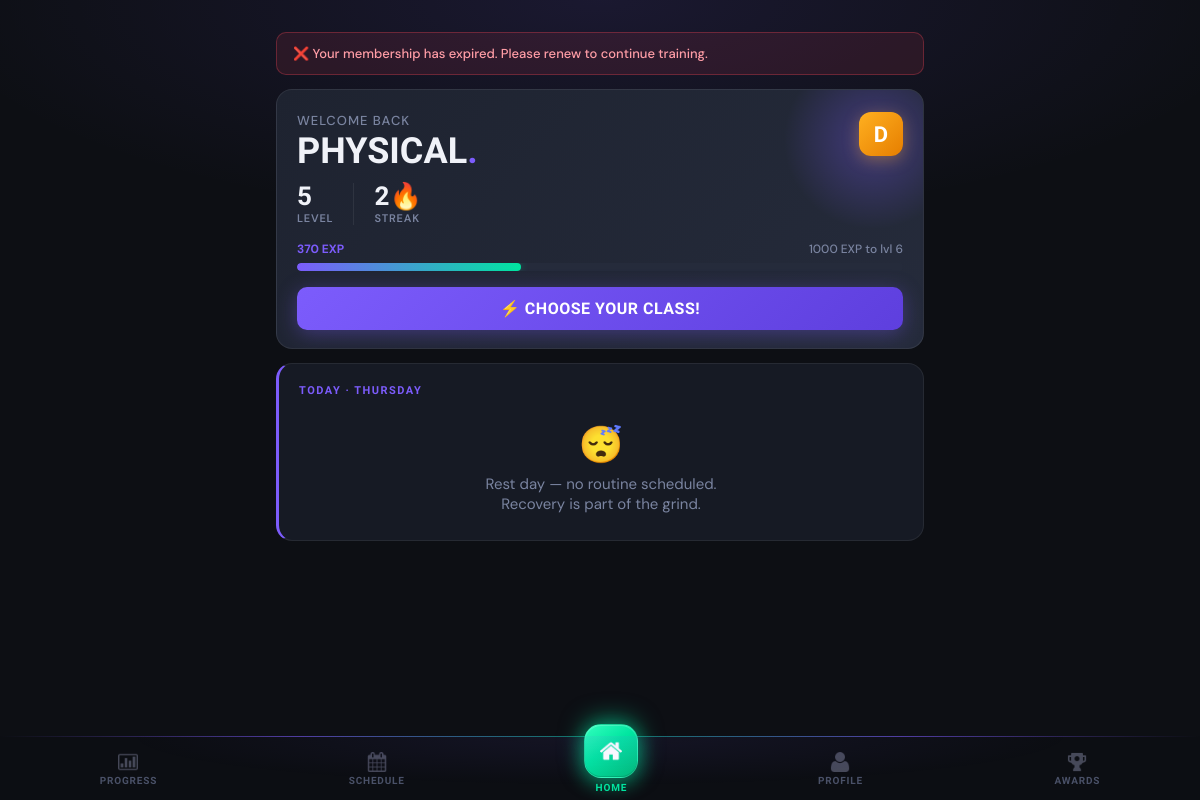
/dashboard (signed in), run on an earlier commit of the app's database.
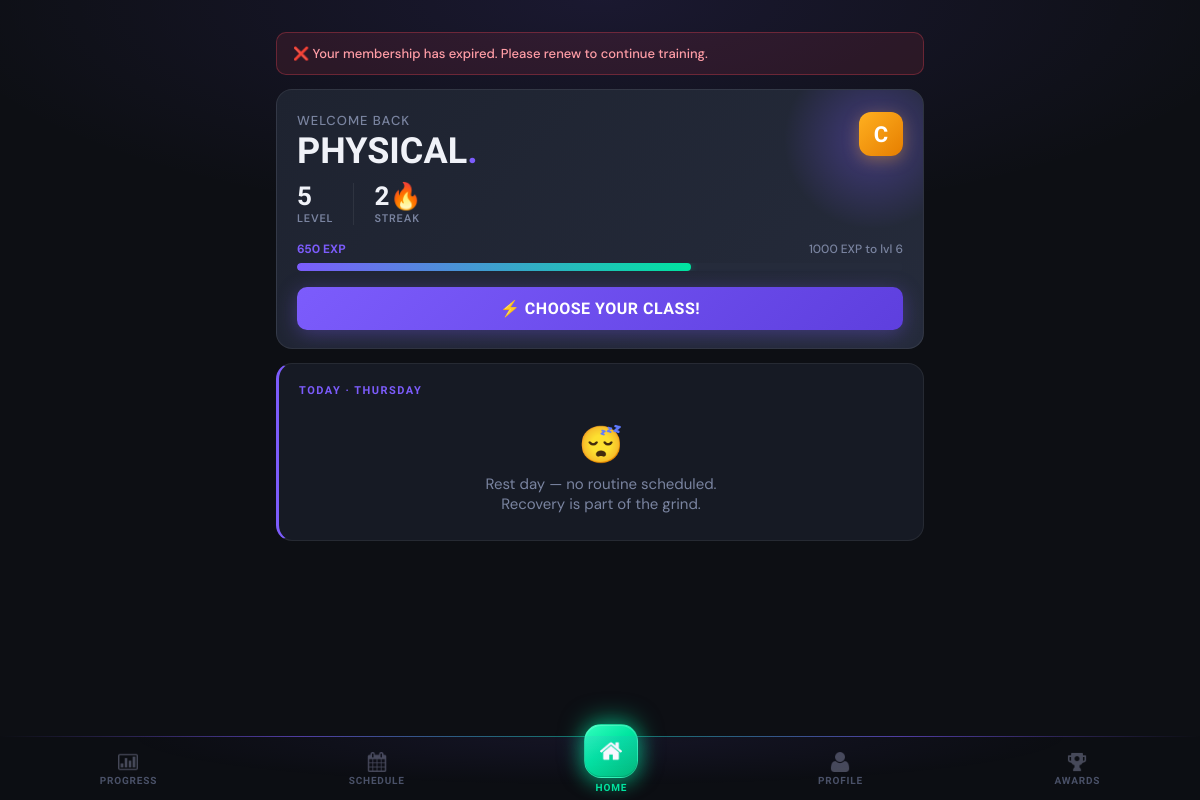
And on a later commit of the database.
### tables this page shows
CREATE TABLE client_gamification (
                gamification_id INTEGER PRIMARY KEY AUTOINCREMENT,
                client_id INTEGER UNIQUE NOT NULL,
                current_level INTEGER DEFAULT 1,
                current_exp INTEGER DEFAULT 0,
                total_exp INTEGER DEFAULT 0,
                rank TEXT DEFAULT 'E',
                client_class TEXT,
                class_unlocked_at_level INTEGER, current_streak INTEGER DEFAULT 0, longest_streak INTEGER DEFAULT 0, total_reps INTEGER DEFAULT 0, workouts_completed INTEGER DEFAULT 0,
                FOREIGN KEY (client_id) REFERENCES clients(client_id) ON DELETE CASCADE
            );

### main.py (the view, shortened to what this page needs)
@app.route('/dashboard')
@login_required
def dashboard():
    client_id = session['client_id']
    client = Client.get_by_id(client_id)
    progress = gamification.get_client_progress(client_id)
    today = datetime.now().strftime('%A')
    today_routine = Routine.get_client_routine_for_day(client_id, today)
    routine_status = 'not_started'  # default fallback
    recent_achievements = achievement_ctrl.get_recent_unlocks(client_id, limit=3)
    streak_data = client.get_streak_data()
    mc = MembershipController()
    membership = mc.get_client_membership(client_id)
    notification = None
    if membership:
        end_date = datetime.strptime(membership['end_date'], '%Y-%m-%d').date()
        days_left = (end_date - date.today()).days
        print("Days Left", days_left)
        if 0 < days_left <= 5:
            notification = f"⚠️ Your membership expires in {days_left} days. Please renew soon!"
        elif days_left <= 0:
            notification = "❌ Your membership has expired. Please renew to continue training."
    try:
        newly_unlocked = achievement_ctrl.check_and_unlock_achievements(client_id)
    except Exception as e:
        print(f"Achievement check error for client {client_id}: {e}")
        newly_unlocked = []
    ann_rows = db.execute_query(
        """SELECT ann_id, title, body, ann_type, is_pinned
            FROM announcements
            WHERE (expires_at IS NULL OR expires_at >= ?)
            ORDER BY is_pinned DESC, ann_id DESC""",
        (date.today().isoformat(),)
    )
    announcements = [dict(r) for r in ann_rows]
    print("Notification:",notification)
    return render_template(
        'dashboard.html',
        client=client,
        progress=progress,
        today_routine=today_routine,
        today=today,
        recent_achievements=recent_achievements,
        streak_data=streak_data,
        newly_unlocked=newly_unlocked,
        notification=notification,
        status=routine_status,
        announcements=announcements
    )

### controllers/achievement_controller.py (called while the page is built, shortened)
    def check_and_unlock_achievements(self, client_id):
        newly_unlocked = []
        stats = self._get_client_stats(client_id)
        all_achievements = self._get_all_achievements()
        unlocked_ids = self._get_unlocked_achievement_ids(client_id)
        for achievement in all_achievements:
            if achievement['achievement_id'] in unlocked_ids:
                continue
            if self._check_achievement_requirement(achievement, stats):
                result = self.unlock_achievement(client_id, achievement['achievement_id'])
                if result['success']:
                    newly_unlocked.append(result)
        return newly_unlocked

    def get_unlocked_achievements(self, client_id):
        query = '''
            SELECT a.*, ca.unlocked_date
            FROM client_achievements ca
            JOIN achievements a ON ca.achievement_id = a.achievement_id
            WHERE ca.client_id = ?
            ORDER BY ca.unlocked_date DESC
        '''
        results = self.db.execute_query(query, (client_id,))
        unlocked = []
        return unlocked

### database/db_manager.py (called while the page is built)
    def disconnect(self):
        if self.conn:
            self.conn.close()

### templates/dashboard.html (shortened to what this page needs)
{% extends "base.html" %}
{% block content %}
{% if notification %}
<div class="membership-warning">{{ notification }}</div>
{% endif %}
<div class="hero">
    <div class="rank-badge">{{ progress.rank }}</div>
    <div class="hero-greeting">Welcome back</div>
    <div class="hero-name">{{ client.first_name }}<span>.</span></div>
    <div class="hero-stats">
        <div class="hero-stat">
            <span class="hero-stat-val">{{ progress.level }}</span>
            <span class="hero-stat-lbl">Level</span>
        </div>
        <div class="hero-stat">
            <span class="hero-stat-val">{{ streak_data.current_streak if streak_data else 0 }}🔥</span>
            <span class="hero-stat-lbl">Streak</span>
        </div>
    </div>
    <div class="exp-bar-wrap">
        <div class="exp-bar-labels">
            <span>{{ progress.current_exp }} EXP</span>
            <span>{{ progress.next_level_exp }} EXP to lvl {{ progress.level + 1 }}</span>
        </div>
        <div class="progress-track">
            <div class="progress-fill" style="width: {{ progress.progress_percentage }}%"></div>
        </div>
    </div>
    {% if progress.can_choose_class %}
    <a href="{{ url_for('classes') }}" class="btn btn-primary btn-block" style="margin-top:16px;">
        ⚡ Choose Your Class!
    </a>
    {% endif %}
</div>
<div class="card workout-card">
    {% if today_routine %}
    <div class="workout-card-header">
        <div>
            <div class="workout-section-label">Today · {{ today }}</div>
            <div class="workout-name">{{ today_routine.routine_name }}</div>
        </div>
        <div class="workout-exp-badge">⚡ {{ today_routine.calculate_total_exp() }} EXP</div>
    </div>
    <div class="workout-desc">{{ today_routine.description or 'Your workout is ready.' }}</div>
    {% if status == 'completed' %}
    <a href="{{ url_for('workout', routine_id=today_routine.routine_id) }}" class="btn-workout btn-workout-done">
        ✓ Completed Today
    </a>
    {% elif status == 'in_progress' %}
    <a href="{{ url_for('workout', routine_id=today_routine.routine_id) }}" class="btn-workout btn-workout-continue">
        ▶ Continue Workout →
    </a>
    {% else %}
    <a href="{{ url_for('workout', routine_id=today_routine.routine_id) }}" class="btn-workout btn-workout-start">
        Start Workout →
    </a>
    {% endif %}
    {% else %}
    <div class="workout-section-label">Today · {{ today }}</div>
    <div class="rest-day-text">
        <span class="rest-day-icon">😴</span>
        Rest day — no routine scheduled.<br>Recovery is part of the grind.
    </div>
    {% endif %}
</div>
{% endblock %}

What changed in the data, as far as the page shows it:
changed client_gamification: current_exp "370" → "650"
Also different on the page:
{{ progress.rank }}: "D" → "C"
{{ progress.progress_percentage }}: 37.0 → 65.0 (drawn)
